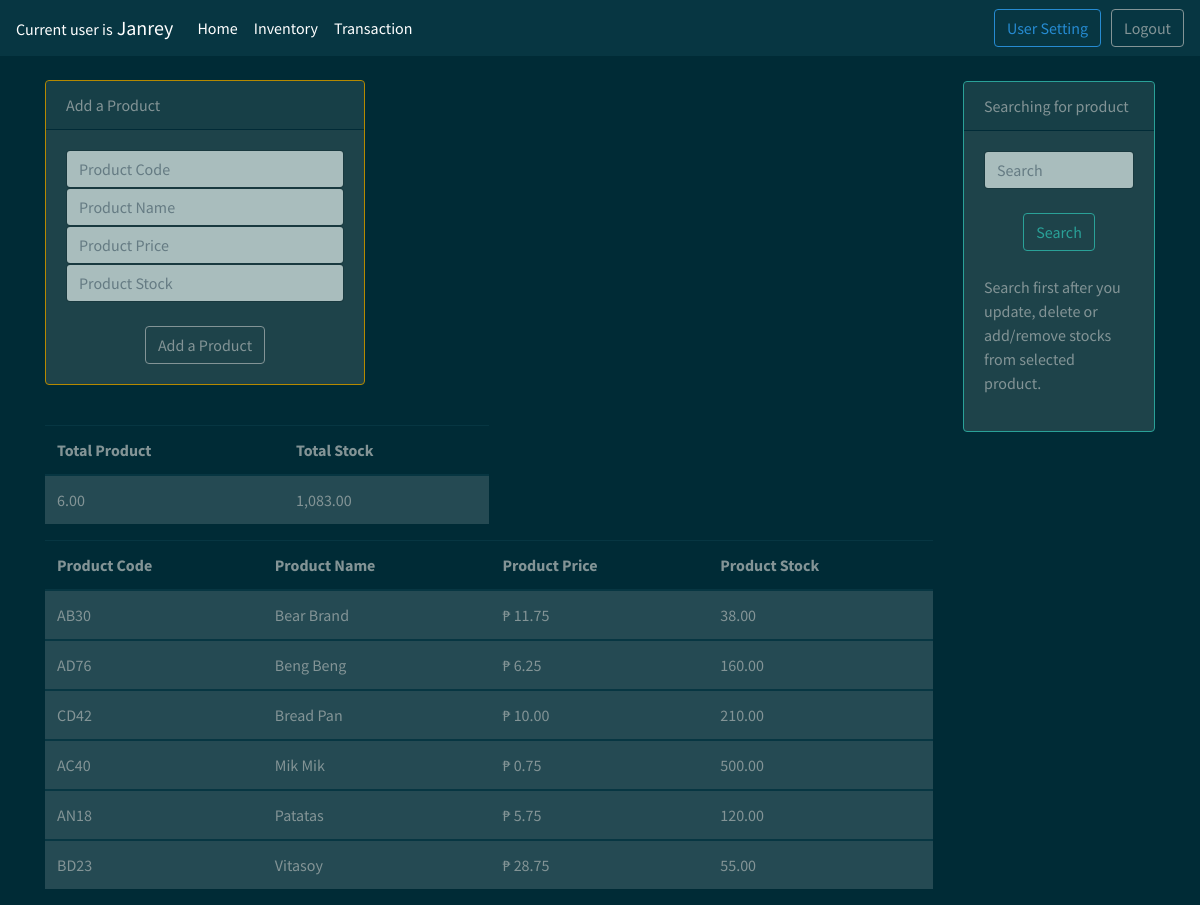
Screenshot of /pages/inventory.php (signed in) with the database file from the repository.
### tables this page shows
CREATE TABLE `tbl_inventory` (
  `id` int(11) NOT NULL,
  `pro_code` varchar(256) NOT NULL,
  `pro_name` varchar(256) NOT NULL,
  `pro_price` double NOT NULL,
  `pro_stock` int(11) NOT NULL
);

### pages/ext/table.inv.php (the view, shortened to what this page needs)
<div class="container">
  <table class="table table-hover" style="width: 40%;">
    <thead>
      <tr>
        <th scope="col">Total Product</th>
        <th scope="col">Total Stock</th>
      </tr>
    </thead>
  <?php
  include_once '../process/dbh.php';
  $sql = "SELECT COUNT(pro_code) AS totalproduct FROM tbl_inventory;";
  $result = mysqli_query($conn,$sql);
  $tproduct =[];
  while ($row = mysqli_fetch_assoc($result))
  {
          $tproduct[] = number_format($row['totalproduct'],2);
  }
  foreach ($tproduct as $tproducts) {
      echo "<tbody>".
        "<tr class='table-active'>".
        "<td>".$tproducts."</td>";
  }
   ?>
   <?php
   $sql = "SELECT SUM(pro_stock) AS totalstock FROM tbl_inventory;";
   $result = mysqli_query($conn,$sql);
  $tstock = [];
   while ($row = mysqli_fetch_assoc($result))
   {
           $tstock[] = number_format($row['totalstock'],2);
   }
   foreach ($tstock as $tstocks) {
     echo  "<td>".$tstocks."</td>".
            "</tbody>".
            "</tr>";
   }
    ?>
</table>
<table class="table table-hover" style="width: 80%">
  <thead>
    <tr>
      <th scope="col">Product Code</th>
      <th scope="col">Product Name</th>
      <th scope="col">Product Price</th>
      <th scope="col">Product Stock</th>
    </tr>
  </thead>
<?php
$sql = "SELECT * FROM tbl_inventory ORDER BY pro_name ASC;";
$stmt = mysqli_stmt_init($conn);
if(!mysqli_stmt_prepare($stmt,$sql)) {
  header("Location: ../inventory.php?inv=sql");
  exit();
} else {
  $r = mysqli_stmt_execute($stmt);
  if(!$r) {
    header("Location: ../inventory.php?inv=execute");
    exit();
  } else {
    $result = mysqli_stmt_get_result($stmt);
    $datas = [];
    if(mysqli_num_rows($result) > 0) {
      while ($row = mysqli_fetch_assoc($result)) {
        $datas[] = $row;
      }
      foreach ($datas as $data) {
      $currprice = "₱ ".number_format($data['pro_price'],2);
      $fstock = number_format($data['pro_stock'],2);
      echo      "<tbody>".
                "<tr class='table-active'>".
                "<td>".$data['pro_code']."</td>".
                "<td>".$data['pro_name']."</td>".
                "<td>".$currprice."</td>".
                "<td>".$fstock."</td>".
                "</tr>".
                "</tbody>";
      }
    }
  }
}
?>
</table>
</div>

### rows the page displays
tbl_inventory: pro_code "AB30", pro_name "Bear Brand", pro_price "₱ 11.75", pro_stock "38.00"
tbl_inventory: pro_code "AD76", pro_name "Beng Beng", pro_price "₱ 6.25", pro_stock "160.00"
tbl_inventory: pro_code "CD42", pro_name "Bread Pan", pro_price "₱ 10.00", pro_stock "210.00"
tbl_inventory: pro_code "AC40", pro_name "Mik Mik", pro_price "₱ 0.75", pro_stock "500.00"
tbl_inventory: pro_code "AN18", pro_name "Patatas", pro_price "₱ 5.75", pro_stock "120.00"
tbl_inventory: pro_code "BD23", pro_name "Vitasoy", pro_price "₱ 28.75", pro_stock "55.00"

### other values shown
$username "Janrey"
$tproducts "6.00"
$tstocks "1,083.00"
